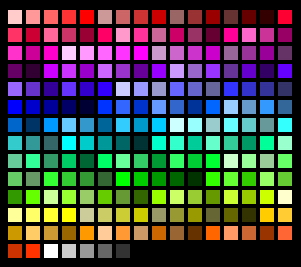
#> input picture NetHues.jpg, 301 x 267 px
$ python testVIBGYOR.py
#> lines starting #> are read from the running program, lines starting #| are printed output that depends on the picture
### VIBGYOR.py
import numpy as np


def VIBGYORsegmentation(image, color):
    """
    <h3>Parameters :</h3>
    <ul>
        <li><u>image</u> : a 3D numpy array (plane must be equal to 3)</li>
        <li><u>color</u> :<br><ul>
            <li>'v' / 'V' - for <b>Violet</b> Color</li>
            <li>'i' / 'I' - for <b>Indigo</b> Color</li>
            <li>'b' / 'B' - for <b>Blue</b> Color</li>
            <li>'g' / 'G' - for <b>Green</b> Color</li>
            <li>'y' / 'Y' - for <b>Yellow</b> Color</li>
            <li>'o' / 'O' - for <b>Orange</b> Color</li>
            <li>'r' / 'R' - for <b>Red</b> Color</li>
        </ul></li>
    </ul>
    <h3>Return values :</h3>
        <ul><li><u>C</u> : the filtered image</li></ul>
    """
    if len(image.shape) != 3:
        raise Exception("the image must be a 3D Array")
    if image.shape[2] != 3:
        raise Exception("plane must be equal to 3")
    C = np.zeros(shape=image.shape)
    if np.max(image) > 1:
        GL = 255
    else:
        GL = 1
    if color.upper() == 'V':
        f1, f2, f3 = (GL * 1), (GL * 0.6), (GL * 0.68)
        f4, f5, f6 = (GL * 0), (GL * 1), (GL * 0.6)
        C = cfilter(image, f1, f2, f3, f4, f5, f6, 3, 1)/GL
    elif color.upper() == 'I':
        f1, f2, f3 = (GL * 0.68), (GL * 0), (GL * 1)
        f4, f5, f6 = (GL * 0.6), (GL * 1), (GL * 0.6)
        C = cfilter(image, f1, f2, f3, f4, f5, f6, 1, 1)/GL
    elif color.upper() == 'B':
        f1, f2, f3 = (GL * 0.5), (GL * 0), (GL * 0.68)
        f4, f5, f6 = (GL * 0), (GL * 1), (GL * 0.4)
        C = cfilter(image, f1, f2, f3, f4, f5, f6, 3, 0)/GL
    elif color.upper() == 'G':
        f1, f2, f3 = (GL * 0.68), (GL * 0), (GL * 1)
        f4, f5, f6 = (GL * 0.4), (GL * 0.68), (GL * 0)
        C = cfilter(image, f1, f2, f3, f4, f5, f6, 2, 0)/GL
    elif color.upper() == 'Y':
        f1, f2, f3 = (GL * 1), (GL * 0.78), (GL * 1)
        f4, f5, f6 = (GL * 0.72), (GL * 0.52), (GL * 0)
        C = cfilter(image, f1, f2, f3, f4, f5, f6, 1, 1)/GL
    elif color.upper() == 'O':
        f1, f2, f3 = (GL * 1), (GL * 0.6), (GL * 0.68)
        f4, f5, f6 = (GL * 0.3), (GL * 0.3), (GL * 0)
        C = cfilter(image, f1, f2, f3, f4, f5, f6, 1, 0)/GL
    elif color.upper() == 'R':
        f1, f2, f3 = (GL * 1), (GL * 0.4), (GL * 0.5)
        f4, f5, f6 = (GL * 0), (GL * 0.5), (GL * 0)
        C = cfilter(image, f1, f2, f3, f4, f5, f6, 1, 0)/GL
    else:
        raise Exception("Unkown color name")
    return C


def cfilter(image, f1, f2, f3, f4, f5, f6, m, flg):
    C = np.zeros(shape=image.shape)
    for i in range(image.shape[0]):
        for j in range(image.shape[1]):
            if flg == 0:
                if (f2 <= image[i, j, 0] <= f1 and
                    f4 <= image[i, j, 1] <= f3 and
                    f6 <= image[i, j, 2] <= f5 and
                        image[i, j, m-1] == np.max(image[i, j])):
                    C[i, j] = image[i, j]
                else:
                    C[i, j] = image[i, j, 0] * 0.3 + image[
                        i, j, 1] * 0.59 + image[i, j, 2] * 0.11
            else:
                if (f2 <= image[i, j, 0] <= f1 and
                    f4 <= image[i, j, 1] <= f3 and
                        f6 <= image[i, j, 2] <= f5):
                    C[i, j] = image[i, j]
                else:
                    C[i, j] = image[i, j, 0] * 0.3 + image[
                        i, j, 1] * 0.59 + image[i, j, 2] * 0.11
    return C

### testVIBGYOR.py
from VIBGYOR import VIBGYORsegmentation
import matplotlib.image as mpimg
import time


name = 'NetHues.jpg'
# name = 'colorcube-1_66.jpg'
# name = 'rainbow-page2.jpg'
img = mpimg.imread(name)
#> img is the input picture: shape (267, 301, 3); mean R, G, B 67.8, 67.5, 68
start_time = time.clock()
for color in ('v', 'i', 'b', 'g', 'y', 'o', 'r'):
    C = VIBGYORsegmentation(img, color)
    mpimg.imsave(f'{color.upper()} - {name}', C)
#> this loop made 7 passes
#> pass 1, in VIBGYORsegmentation, `C = cfilter(image, f1, f2, f3, f4, f5, f6, 3, 1)/GL`:
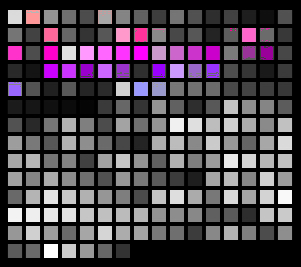
#> C: shape (267, 301, 3) float64; mean R, G, B 0.285, 0.252, 0.287
#> pass 1, `mpimg.imsave(f'{color.upper()} - {name}', C)`:
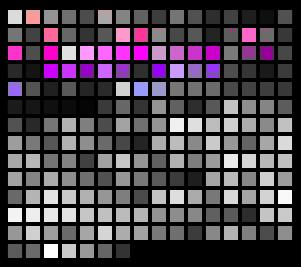
#> saved as V - NetHues.jpg: shape (267, 301, 3); mean R, G, B 72.8, 64.6, 73.3
#> pass 2, in VIBGYORsegmentation (call 2), `C = cfilter(image, f1, f2, f3, f4, f5, f6, 1, 1)/GL`:
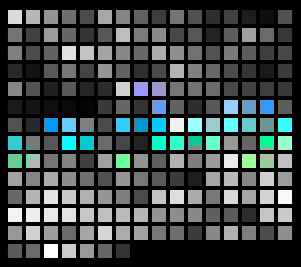
#> C: shape (267, 301, 3) float64; mean R, G, B 0.241, 0.276, 0.276
#> pass 2, `mpimg.imsave(f'{color.upper()} - {name}', C)`:
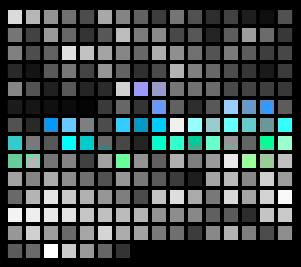
#> saved as I - NetHues.jpg: shape (267, 301, 3); mean R, G, B 62.2, 70.5, 70.7
elapsed_time = time.clock() - start_time
print(f'elapsed time : {round(elapsed_time, 3)} seconds')
